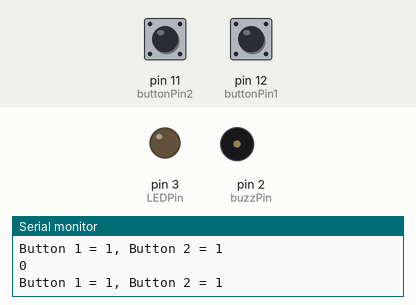
This sketch was run on a simulated Arduino Uno, built with avr-gcc and run on an emulated ATmega328P. On the bench: output pins drawn as LEDs (lit = HIGH), buzzer (waves = sounding, pin HIGH), the last lines printed to the serial monitor. The inputs (shaded band) are chosen by the test bench; at power-on: pin 11 (buttonPin2) HIGH, pin 12 (buttonPin1) HIGH.

Above: at 1.8 s.
1.9 s: pin 11 (buttonPin2) pulled LOW for 3.2 s
At 2.9 s:
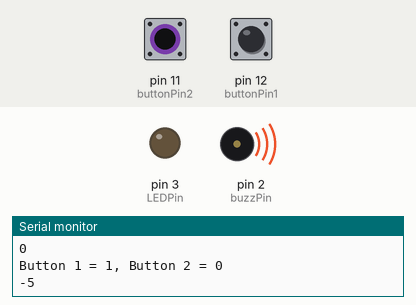
7.5 s: pin 12 (buttonPin1) pulled LOW for 0.6 s
At 9.2 s:
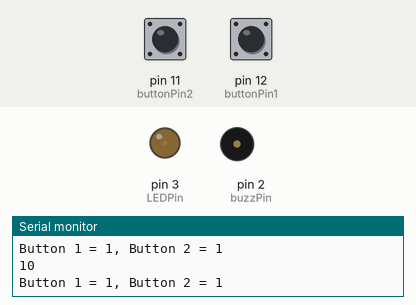
10.0 s: pin 12 (buttonPin1) pulled LOW for 1 s
At 10.8 s:
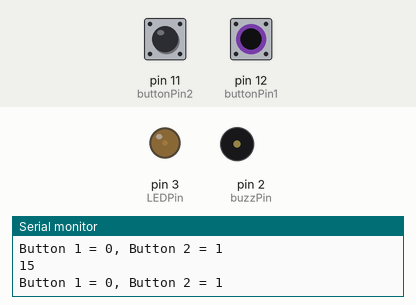
12.5 s: pin 12 (buttonPin1) driven LOW
At 13.4 s:
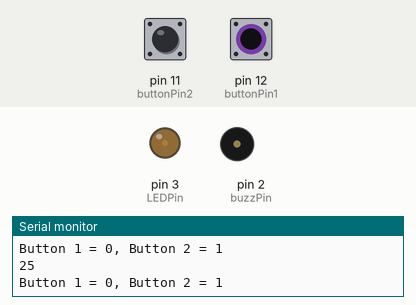
15.5 s: pin 12 (buttonPin1) driven HIGH
At 16.0 s:
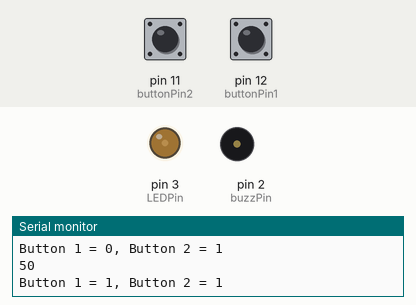
17.0 s: pin 12 (buttonPin1) driven LOW
At 22.4 s:
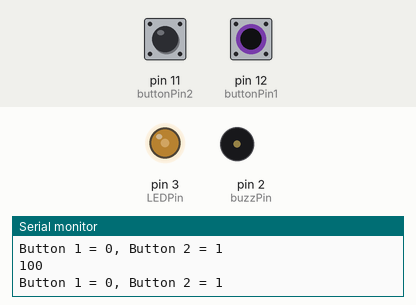
Timing chart, 0 to 27.0 s (numbered marks = the images above; inputs shaded):
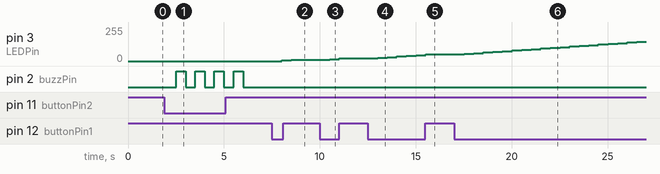

The sketch:

dimmer.ino
```cpp
int buttonPin1=12;
int buttonPin2=11;
int buzzPin=2;
int LEDPin=3;
int buttonVal1;
int buttonVal2;
int LEDbright=0;
int dt=500;
void setup() {
  // put your setup code here, to run once:
pinMode(buttonPin1,INPUT);
pinMode(buttonPin2,INPUT);
pinMode(LEDPin,OUTPUT);
pinMode(buzzPin,OUTPUT);
Serial.begin(9600);
}

void loop() {
buttonVal1=digitalRead(buttonPin1);
buttonVal2=digitalRead(buttonPin2);
Serial.print("Button 1 = ");
Serial.print(buttonVal1);
Serial.print(", ");
Serial.print("Button 2 = ");
Serial.println(buttonVal2);
delay(dt);
if (buttonVal1==0){
  LEDbright=LEDbright+5;
}
if (buttonVal2==0){
  LEDbright=LEDbright-5;
}
Serial.println(LEDbright);
if (LEDbright>255){
  LEDbright=255;
  digitalWrite(buzzPin,HIGH);
  delay(dt);
  digitalWrite(buzzPin,LOW);
  Serial.println("Buzz HIGH");

}
if (LEDbright<0){
  LEDbright=0;
  digitalWrite(buzzPin,HIGH);
  delay(dt);
  digitalWrite(buzzPin,LOW);
  Serial.println("Buzz LOW");
}

analogWrite(LEDPin, LEDbright);
}
```

Measured:
- after the input at 1.9 s, pin 2 (buzzPin): alternates HIGH for 0.50 s and LOW for 0.50 s, 8 changes in all, then stays LOW, starting after 0.60 s
- after the input at 7.5 s, pin 3 (LEDPin): 0/255 → 5/255 after 0.51 s, → 10/255 0.50 s later
- after the input at 10.0 s, pin 3 (LEDPin): 10/255 → 15/255 after 0.51 s, → 20/255 0.50 s later
- after the input at 12.5 s, pin 3 (LEDPin): moves from 20/255 to 45/255 over 2.0 s, starting after 0.51 s
- after the input at 15.5 s, pin 3 (LEDPin): goes on until 15.5 s, then stays 50/255
- after the input at 17.0 s, pin 3 (LEDPin): moves from 50/255 to 145/255 over 9.0 s, starting after 0.52 s
